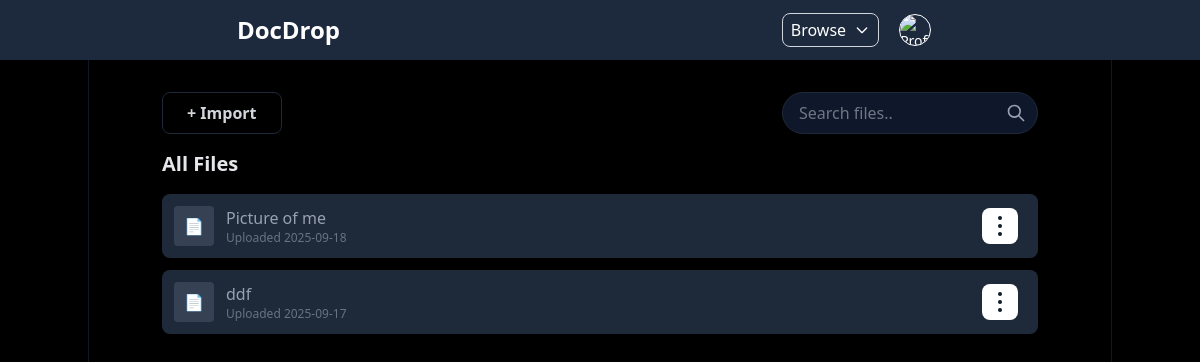
Before: / (signed in) with the older database file.
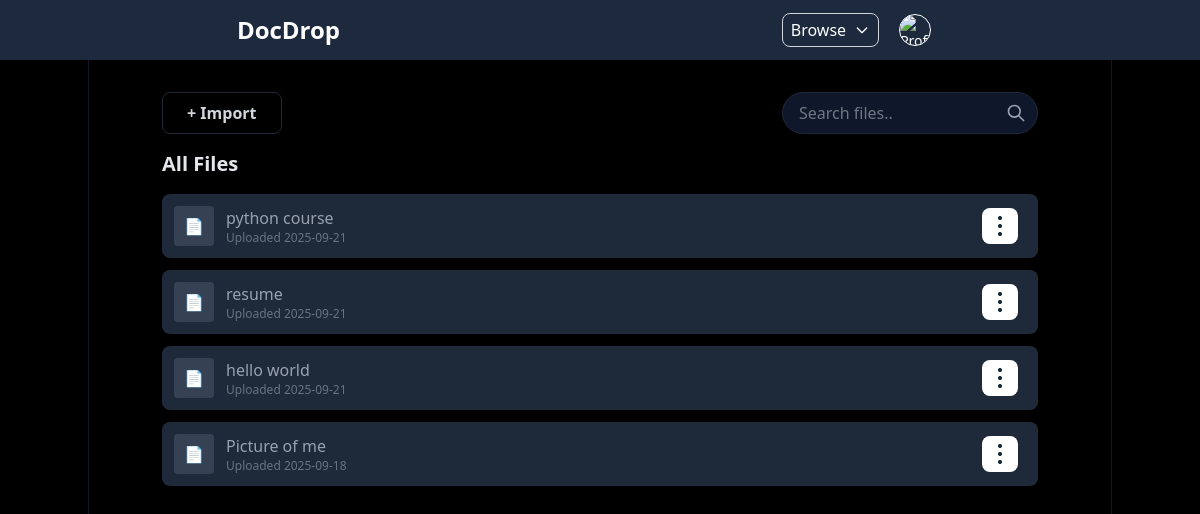
After: the same page with the newer database file.
### files/models.py (models this page shows, shortened)
class File(models.Model):
    CATEGORY_CHOICES = [
        ('notes', 'Notes'),
        ('guides', 'Guides'),
        ('assignments', 'Assignments'),
        ('others', 'Others'),
    ]
    uploader = models.ForeignKey(User, on_delete=models.CASCADE)
    title = models.CharField(max_length=255)
    file = models.FileField(upload_to='uploads/')
    category = models.CharField(max_length=50, choices=CATEGORY_CHOICES, default='others')
    uploaded_at = models.DateTimeField(auto_now_add=True)

### files/views.py (the view)
# urls.py: path('', dashboard, name="dashboard"),
@login_required
def dashboard(request):
    files = File.objects.all().order_by('-uploaded_at')
    query = request.GET.get('q')
    if query:
        files = files.filter(title__icontains=query)
    return render(request, 'files/dashboard.html', {'files': files, 'query':query})

### templates/files/dashboard.html (shortened to what this page needs)
{% extends "files/base.html" %}
{% block content %}
<div>
    <div class="flex flex-col sm:flex-row items-stretch sm:items-center
                justify-between mb-4 space-y-4 sm:space-y-0 sm:space-x-4">
        <a href="{% url "file-upload" %}"
        class="w-max sm:w-auto text-gray-300 hover:text-white
                px-4 sm:px-6 py-2 border border-gray-800 hover:bg-gray-900 rounded-lg
                font-semibold shadow-md transition-colors duration-200
                text-sm sm:text-base">
                + Import
        </a>
        <form action="" methos='GET' class="relative w-full sm:w-64">
            <input type="text" placeholder="Search files.." name='q' value='{{ query|default:"" }}'
            class="w-full pr-10 pl-4 py-2 border border-gray-800 bg-slate-900
                text-gray-300 rounded-full focus:outline-none focus:ring-2
                 focus:ring-blue-500 transition-all duration-200
                 text-sm sm:text-base">
            <svg xmlns="http://www.w3.org/2000/svg"
                class="absolute right-3 top-1/2 -translate-y-1/2 h-5 w-5 text-gray-400"
                fill="none" viewBox="0 0 24 24"
                stroke="currentColor"
                stroke-width="2">
                <path stroke-linecap="round" stroke-linejoin="round" d="M21 21l-6-6m2-5a7 7 0 11-14 0 7 7 0 0114 0z" />
            </svg>
        </form>
    </div>
      <h2 class="text-xl font-bold text-gray-200 mb-4">All Files</h2>
        {% include "files/_file_list.html" with files=files %}
</div>
{% endblock content %}

### templates/files/_file_list.html (shortened to what this page needs)
<div class="space-y-3">
    {% for file in files %}
    <div class="flex items-center justify-between p-3 bg-gray-800 rounded-lg shadow hover:bg-gray-900 transition">
        <div class="flex items-center space-x-3">
            <div class="w-10 h-10 flex items-center justify-center bg-gray-700 rounded">
                📄
            </div>
            <div>
                <a href="{{ file.file.url }}" class="text-gray-400 hover:underline hover:text-gray-300">
                    {{ file.title }}
                </a>
                <p class="text-xs text-gray-500">Uploaded {{ file.uploaded_at|date:"Y-m-d" }}</p>
            </div>
        </div>
        <div class=" space-x-2 relative inline-block text-left">
            <button type="button"
                class="dropdown-btn inline-flex items-center p-2 text-sm font-medium text-center
                text-gray-900 bg-white rounded-lg hover:bg-gray-100 focus:ring-1
                focus:outline-none dark:text-white focus:ring-gray-50 dark:bg-gray-800
                dark:hover:bg-gray-700 dark:focus:ring-gray-600">
                <svg class="w-5 h-5" aria-hidden="true" xmlns="http://www.w3.org/2000/svg"
                     fill="currentColor" viewBox="0 0 4 15">
                    <path d="M3.5 1.5a1.5 1.5 0 1 1-3 0 1.5 1.5 0 0 1 3 0Zm0 6.041a1.5 1.5 0 1 1-3 0 1.5 1.5 0 0 1 3 0Zm0 5.959a1.5 1.5 0 1 1-3 0 1.5 1.5 0 0 1 3 0Z"/>
                </svg>
            </button>
        </div>
    </div>
    {% empty %}
        <p class="text-gray-500">No files uploaded yet.</p>
    {% endfor %}
</div>

Changed rows visible on the page:
removed File: title "ddf", uploaded_at "2025-09-17"
added File: title "python course", uploaded_at "2025-09-21"
added File: title "resume", uploaded_at "2025-09-21"
added File: title "hello world", uploaded_at "2025-09-21"
